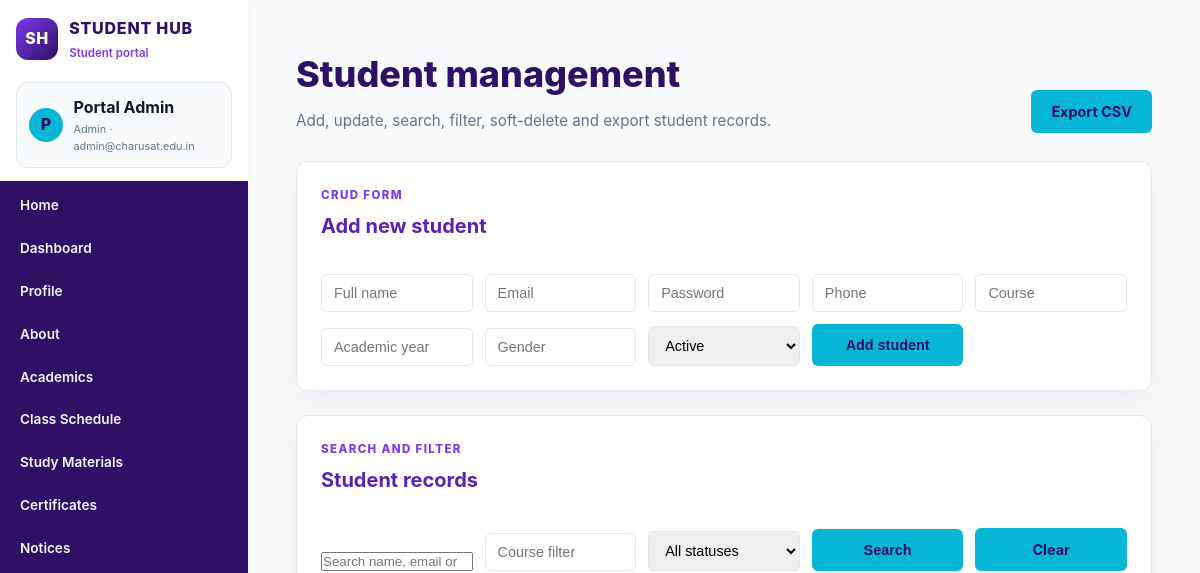
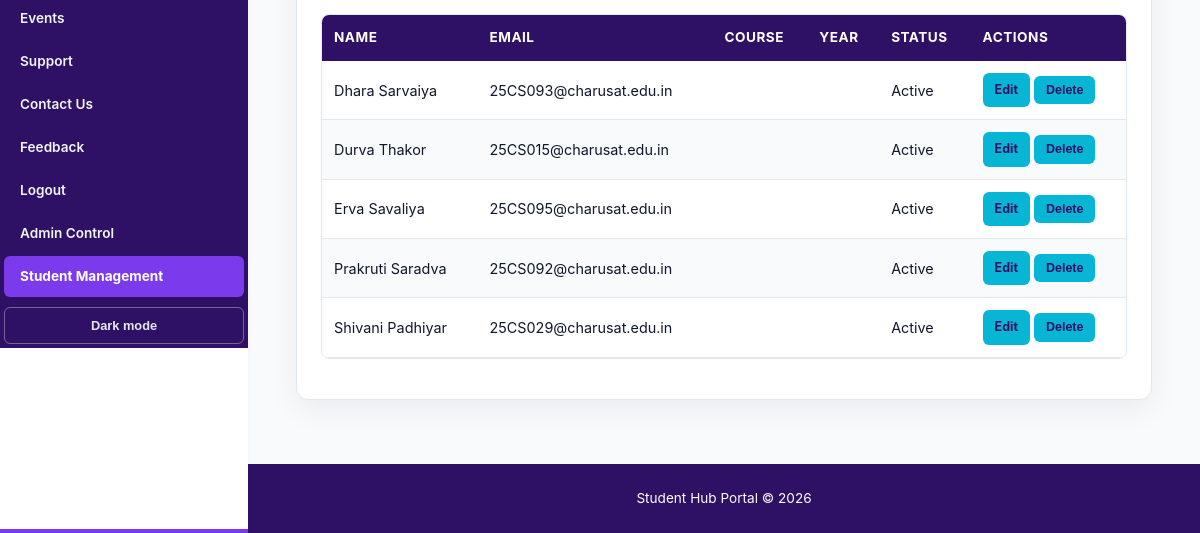
The app's page /student_management.php (signed in), older data (2 pictures, top to bottom).
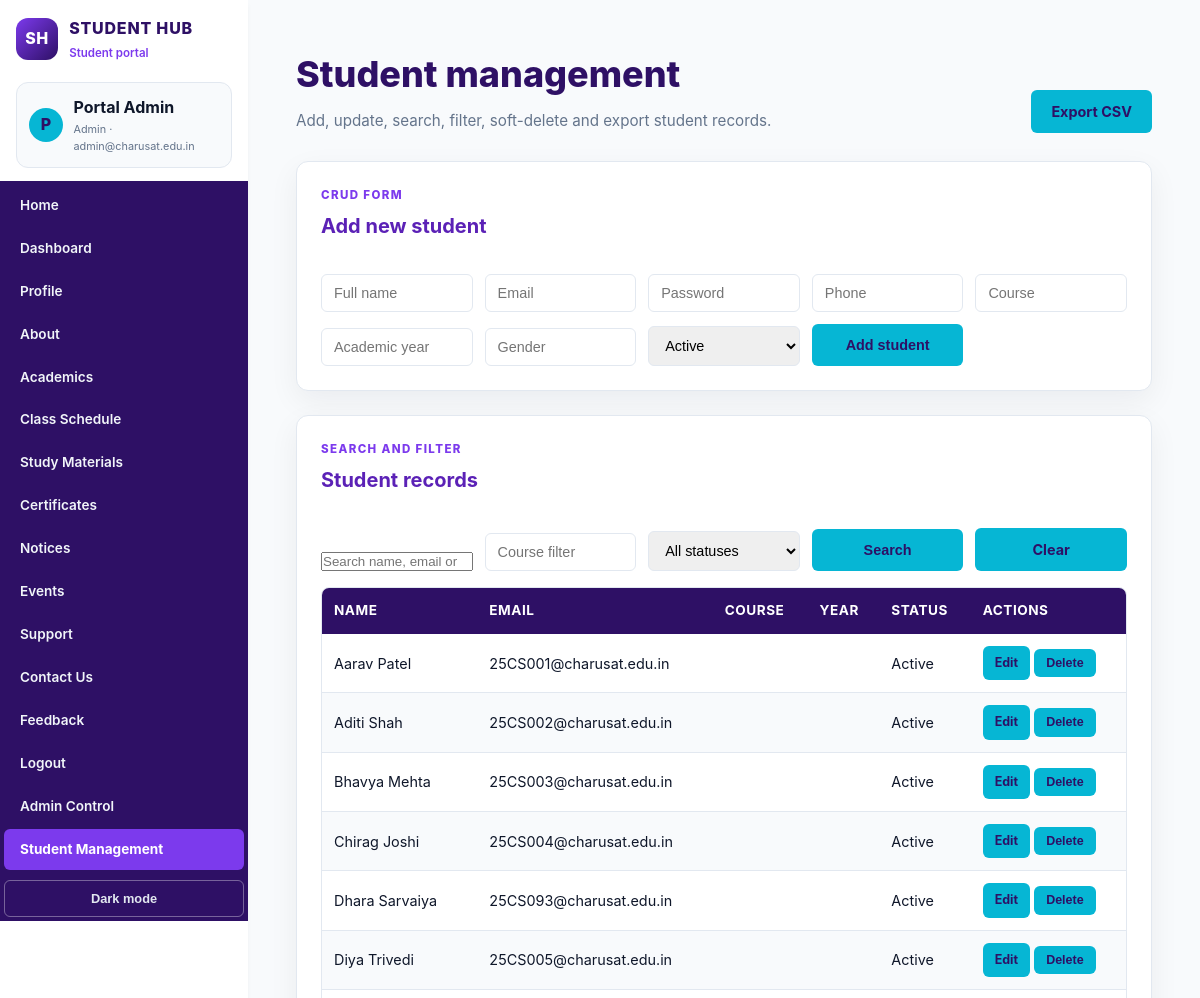
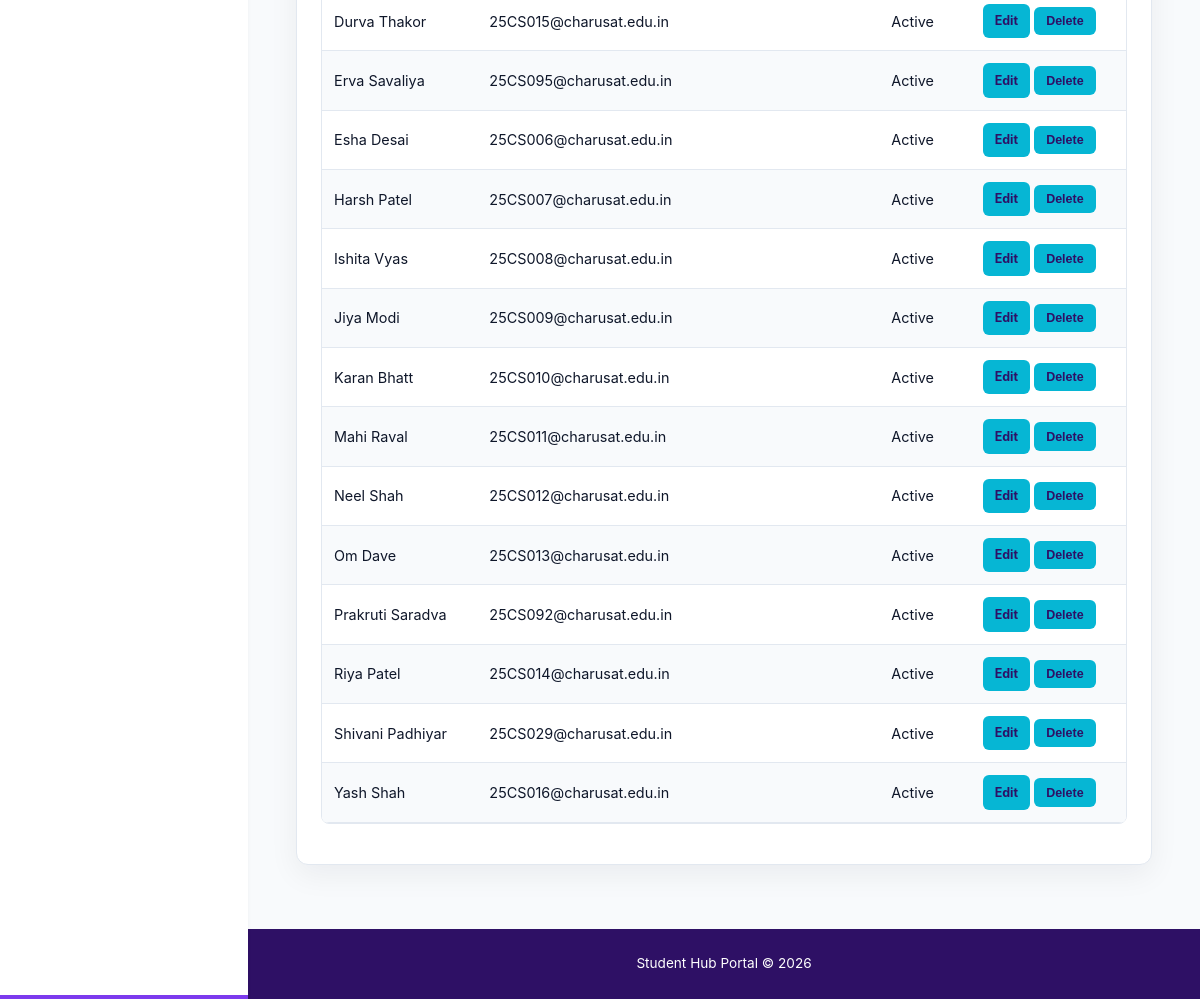
The same page, newer data (2 pictures, top to bottom).
### tables this page shows
CREATE TABLE IF NOT EXISTS students (
    id INT AUTO_INCREMENT PRIMARY KEY,
    fullname VARCHAR(100) NOT NULL,
    email VARCHAR(100) UNIQUE NOT NULL,
    password VARCHAR(255) NOT NULL,
    phone VARCHAR(20) DEFAULT NULL,
    course VARCHAR(100) DEFAULT NULL,
    academic_year VARCHAR(20) DEFAULT NULL,
    gender VARCHAR(20) DEFAULT NULL,
    profile_photo VARCHAR(255) DEFAULT NULL,
    status ENUM('active', 'inactive') NOT NULL DEFAULT 'active',
    role ENUM('admin', 'student') NOT NULL DEFAULT 'student',
    created_at TIMESTAMP DEFAULT CURRENT_TIMESTAMP
);

### student_management.php (the view, shortened to what this page needs)
<?php
require_once __DIR__ . '/page_session.php';
require_once __DIR__ . '/db_mysqli.php';
$editingStudent = null;
$search = trim((string) ($_GET['search'] ?? ''));
$courseFilter = trim((string) ($_GET['course'] ?? ''));
$statusFilter = ($_GET['status'] ?? '') === 'inactive' ? 'inactive' : (($_GET['status'] ?? '') === 'active' ? 'active' : '');
$likeSearch = '%' . $search . '%';
$likeCourse = '%' . $courseFilter . '%';
$query = 'SELECT id, fullname, email, phone, course, academic_year, gender, status
          FROM students
          WHERE role = "student"
            AND (fullname LIKE ? OR email LIKE ? OR course LIKE ?)
            AND (? = "" OR course LIKE ?)
            AND (? = "" OR status = ?)
          ORDER BY fullname';
$statement = $mysqli->prepare($query);
$statement->bind_param(
    'sssssss',
    $likeSearch,
    $likeSearch,
    $likeSearch,
    $courseFilter,
    $likeCourse,
    $statusFilter,
    $statusFilter
);
$statement->execute();
$students = $statement->get_result()->fetch_all(MYSQLI_ASSOC);
?>
<!DOCTYPE html>
<html lang="en">
<head>
    <link rel="stylesheet" href="style.css?v=20261022">
</head>
<body>
<?php renderPortalHeader(); ?>
<main id="main-content">
    <div class="page-heading">
        <div>
            <h1>Student management</h1>
            <p class="page-subtitle">Add, update, search, filter, soft-delete and export student records.</p>
        </div>
        <a class="btn btn-primary" href="student_management.php?export=csv">Export CSV</a>
    </div>
    <section class="admin-section">
        <div class="section-heading"><div><p class="eyebrow">CRUD FORM</p><h2><?= $editingStudent ? 'Edit student' : 'Add new student' ?></h2></div></div>
        <form method="post" class="admin-form">
            <input type="text" name="fullname" placeholder="Full name" required value="<?= htmlspecialchars((string) ($editingStudent['fullname'] ?? '')) ?>">
            <input type="email" name="email" placeholder="Email" required value="<?= htmlspecialchars((string) ($editingStudent['email'] ?? '')) ?>">
            <input type="password" name="password" placeholder="<?= $editingStudent ? 'New password (optional)' : 'Password' ?>" <?= $editingStudent ? '' : 'required' ?>>
            <input type="text" name="phone" placeholder="Phone" value="<?= htmlspecialchars((string) ($editingStudent['phone'] ?? '')) ?>">
            <input type="text" name="course" placeholder="Course" value="<?= htmlspecialchars((string) ($editingStudent['course'] ?? '')) ?>">
            <input type="text" name="academic_year" placeholder="Academic year" value="<?= htmlspecialchars((string) ($editingStudent['academic_year'] ?? '')) ?>">
            <input type="text" name="gender" placeholder="Gender" value="<?= htmlspecialchars((string) ($editingStudent['gender'] ?? '')) ?>">
            <select name="status"><option value="active" <?= ($editingStudent['status'] ?? 'active') === 'active' ? 'selected' : '' ?>>Active</option></select>
            <button class="btn btn-primary" type="submit"><?= $editingStudent ? 'Update student' : 'Add student' ?></button>
        </form>
    </section>
    <section class="admin-section">
        <div class="section-heading"><div><p class="eyebrow">SEARCH AND FILTER</p><h2>Student records</h2></div></div>
        <form method="get" class="admin-form">
            <input type="search" name="search" placeholder="Search name, email or course" value="<?= htmlspecialchars($search) ?>">
            <input type="text" name="course" placeholder="Course filter" value="<?= htmlspecialchars($courseFilter) ?>">
            <select name="status"><option value="">All statuses</option></select>
            <button class="btn btn-primary" type="submit">Search</button>
            <a class="btn btn-light" href="student_management.php">Clear</a>
        </form>
        <div class="admin-table-wrap"><table><thead><tr><th>Name</th><th>Email</th><th>Course</th><th>Year</th><th>Status</th><th>Actions</th></tr></thead><tbody>
        <?php foreach ($students as $student): ?>
            <tr>
                <td><?= htmlspecialchars($student['fullname']) ?></td>
                <td><?= htmlspecialchars($student['email']) ?></td>
                <td><?= htmlspecialchars((string) $student['course']) ?></td>
                <td><?= htmlspecialchars((string) $student['academic_year']) ?></td>
                <td><?= htmlspecialchars(ucfirst($student['status'])) ?></td>
                <td>
                    <a class="btn btn-light" href="student_management.php?edit=<?= (int) $student['id'] ?>">Edit</a>
                    <?php if ($student['status'] === 'active'): ?>
                        <form method="post" style="display:inline" onsubmit="return confirm('Mark this student inactive?');">
                            <button class="btn btn-danger" type="submit">Delete</button>
                        </form>
                    <?php endif; ?>
                </td>
            </tr>
        <?php endforeach; ?>
        </tbody></table></div>
    </section>
</main>
<?php renderPortalFooter(); ?>
</body>
</html>

### page_session.php (shortened to what this page needs)
<?php
function renderPortalHeader(): void
{
    $currentPage = basename($_SERVER['PHP_SELF']);
    $isLoggedIn = !empty($_SESSION['user_id']);
    $dashboardPage = (($_SESSION['role'] ?? '') === 'admin')
        ? 'admin_dashboard.php'
        : 'student_dashboard.php';
    $links = [
        'index.php' => 'Home',
        'dashboard.php' => 'Dashboard',
        'profile.php' => 'Profile',
        'about.php' => 'About',
        'academics.php' => 'Academics',
        'classschedule.php' => 'Class Schedule',
        'studymaterials.php' => 'Study Materials',
        'certificates.php' => 'Certificates',
        'notice.php' => 'Notices',
        'events.php' => 'Events',
        'studentsupport.php' => 'Support',
        'contact.php' => 'Contact Us',
        'feedback.php' => 'Feedback',
    ];
    echo '<header class="portal-sidebar" role="banner">'
        . '<div class="header-container">'
        . '<a class="brand" href="index.php"><span class="brand-mark">SH</span><span><strong>STUDENT HUB</strong><small>Student portal</small></span></a>'
        . '<button id="menu-toggle" class="hamburger-btn" aria-label="Toggle Navigation">&#9776;</button>'
        . '</div>';
    if ($isLoggedIn) {
        $name = htmlspecialchars((string) ($_SESSION['fullname'] ?? ''), ENT_QUOTES, 'UTF-8');
        $email = htmlspecialchars((string) ($_SESSION['email'] ?? ''), ENT_QUOTES, 'UTF-8');
        $role = htmlspecialchars(ucfirst((string) ($_SESSION['role'] ?? '')), ENT_QUOTES, 'UTF-8');
        echo '<div class="session-summary">'
            . '<span class="user-avatar">' . strtoupper(substr($name, 0, 1)) . '</span>'
            . '<span class="user-details"><strong>' . $name . '</strong><small>' . $role . ' &middot; ' . $email . '</small></span>'
            . '</div>';
    }
    echo '<nav aria-label="Main Navigation"><ul class="nav-list" id="nav-list">';
    foreach ($links as $href => $label) {
        $current = ($href === $currentPage ||
            ($href === 'dashboard.php' && $currentPage === $dashboardPage))
            ? ' aria-current="page"'
            : '';
        echo '<li><a href="' . $href . '"' . $current . '>' . $label . '</a></li>';
    }
    if ($isLoggedIn) {
        echo '<li><a href="logout.php">Logout</a></li>';
        if (($_SESSION['role'] ?? '') === 'admin') {
            echo '<li><a href="admin_management.php"' .
                ($currentPage === 'admin_management.php' ? ' aria-current="page"' : '') .
                '>Admin Control</a></li>';
            echo '<li><a href="student_management.php"' .
                ($currentPage === 'student_management.php' ? ' aria-current="page"' : '') .
                '>Student Management</a></li>';
        }
    } else {
        echo '<li><a href="login.php"' . ($currentPage === 'login.php' ? ' aria-current="page"' : '') . '>Login</a></li>';
    }
    echo '<li><button id="theme-toggle" class="theme-toggle">Dark mode</button></li>'
        . '</ul></nav></header>';
}
function renderPortalFooter(): void
{
    echo '<footer><p>Student Hub Portal &copy; ' . date('Y') . '</p></footer>';
}

Row changes from the older to the newer data that the page shows:
added students: fullname "Aarav Patel", email "25CS001@charusat.edu.in", status "Active"
added students: fullname "Aditi Shah", email "25CS002@charusat.edu.in", status "Active"
added students: fullname "Bhavya Mehta", email "25CS003@charusat.edu.in", status "Active"
added students: fullname "Chirag Joshi", email "25CS004@charusat.edu.in", status "Active"
added students: fullname "Diya Trivedi", email "25CS005@charusat.edu.in", status "Active"
added students: fullname "Esha Desai", email "25CS006@charusat.edu.in", status "Active"
added students: fullname "Harsh Patel", email "25CS007@charusat.edu.in", status "Active"
added students: fullname "Ishita Vyas", email "25CS008@charusat.edu.in", status "Active"
added students: fullname "Jiya Modi", email "25CS009@charusat.edu.in", status "Active"
added students: fullname "Karan Bhatt", email "25CS010@charusat.edu.in", status "Active"
added students: fullname "Mahi Raval", email "25CS011@charusat.edu.in", status "Active"
added students: fullname "Neel Shah", email "25CS012@charusat.edu.in", status "Active"
added students: fullname "Om Dave", email "25CS013@charusat.edu.in", status "Active"
added students: fullname "Riya Patel", email "25CS014@charusat.edu.in", status "Active"
added students: fullname "Yash Shah", email "25CS016@charusat.edu.in", status "Active"
